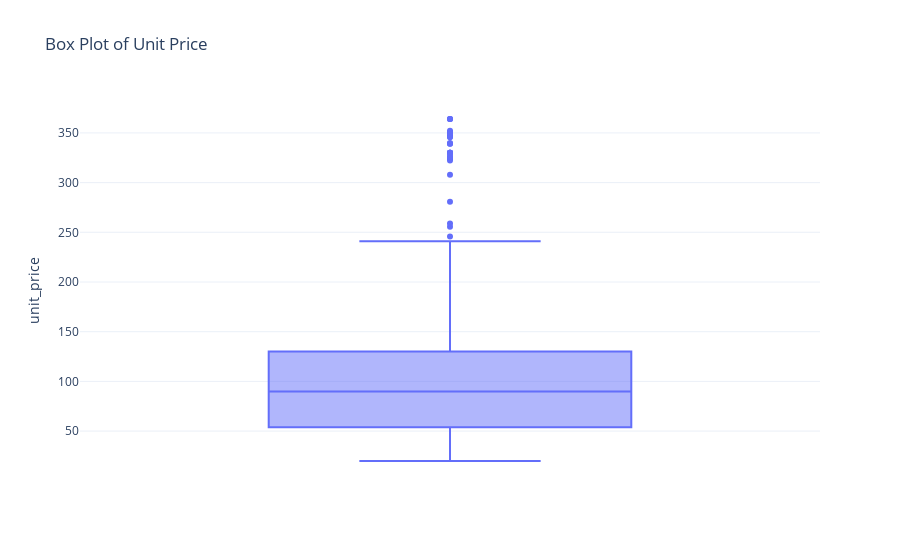

This figure's notebook cell:
### Markdown cell above
Skewed distribution. Might transform it before modelling.

### Code cell
px.box(data, 
             y='unit_price', 
             title='Box Plot of Unit Price')

### Figure 1 — Plotly figure (JSON) as saved in the notebook; plotly's stock layout.template omitted (floating-point values rounded to 4 significant figures; data arrays with more than 128 entries replaced by an {"elided": "..."} marker saying what was removed)
{"data": [{"alignmentgroup": "True", "hovertemplate": "unit_price=%{y}<extra></extra>", "legendgroup": "", "marker": {"color": "#636efa"}, "name": "", "notched": false, "offsetgroup": "", "orientation": "v", "showlegend": false, "type": "box", "x0": " ", "xaxis": "x", "y": {"elided": "676 float values"}, "y0": " ", "yaxis": "y"}], "layout": {"boxmode": "group", "legend": {"tracegroupgap": 0}, "title": {"text": "Box Plot of Unit Price"}, "xaxis": {"anchor": "y", "domain": [0, 1]}, "yaxis": {"anchor": "x", "domain": [0, 1], "title": {"text": "unit_price"}}}}
